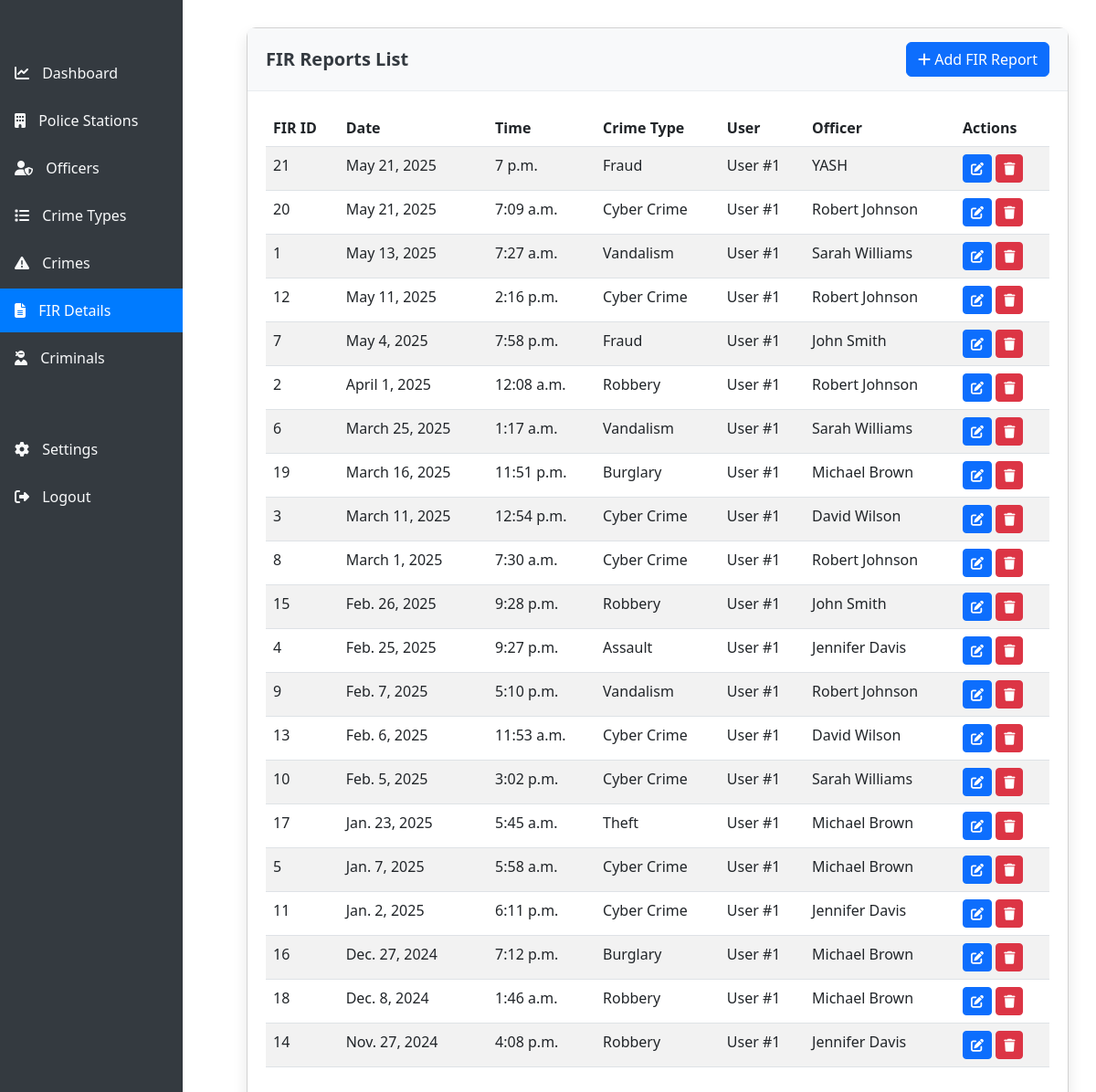
/fir-details/ (signed in), run on the app's committed database.
### crime_management/models.py (models this page shows, shortened)
class FIRDetail(models.Model):
    fir_id = models.AutoField(primary_key=True)
    description = models.TextField(null=True, blank=True)
    date = models.DateField()
    time = models.TimeField(null=True, blank=True)
    crime = models.ForeignKey(Crime, on_delete=models.CASCADE)
    user = models.ForeignKey(User, on_delete=models.CASCADE)
    officer = models.ForeignKey(Officer, on_delete=models.CASCADE)

class Crime(models.Model):
    crime_id = models.AutoField(primary_key=True)
    crime_type = models.ForeignKey(CrimeType, on_delete=models.CASCADE)

class CrimeType(models.Model):
    crime_type_id = models.AutoField(primary_key=True)
    crime_type_name = models.CharField(max_length=100)
    description = models.TextField(null=True, blank=True)

class User(models.Model):
    user_id = models.AutoField(primary_key=True)
    admin = models.ForeignKey(Admin, on_delete=models.CASCADE)
    username = models.CharField(max_length=100, null=True, blank=True)

class Officer(models.Model):
    officer_id = models.AutoField(primary_key=True)
    name = models.CharField(max_length=100)
    off_rank = models.CharField(max_length=50, null=True, blank=True)
    contact = models.CharField(max_length=20, null=True, blank=True)
    station = models.ForeignKey(PoliceStation, on_delete=models.CASCADE)

### crime_management/views.py (the view)
# urls.py: path('fir-details/', views.fir_details, name='fir_details'),
@login_required
def fir_details(request):
    all_fir_details = FIRDetail.objects.all().order_by('-date', '-time')
    return render(request, 'fir_details.html', {'firs': all_fir_details})

### crime_management/templates/fir_details.html (shortened to what this page needs)
{% extends 'base.html' %}
{% block content %}
<div class="card">
    <div class="card-header d-flex justify-content-between align-items-center">
        <h5>FIR Reports List</h5>
        <a href="{% url 'add_fir' %}" class="btn btn-primary">
            <i class="fas fa-plus"></i> Add FIR Report
        </a>
    </div>
    <div class="card-body">
        <div class="table-responsive">
            <table class="table table-striped data-table">
                <thead>
                    <tr>
                        <th>FIR ID</th>
                        <th>Date</th>
                        <th>Time</th>
                        <th>Crime Type</th>
                        <th>User</th>
                        <th>Officer</th>
                        <th>Actions</th>
                    </tr>
                </thead>
                <tbody>
                    {% for fir in firs %}
                    <tr>
                        <td>{{ fir.fir_id }}</td>
                        <td>{{ fir.date }}</td>
                        <td>{{ fir.time|default:"-" }}</td>
                        <td>{{ fir.crime.crime_type.crime_type_name }}</td>
                        <td>User #{{ fir.user.user_id }}</td>
                        <td>{{ fir.officer.name }}</td>
                        <td>
                            <div class="action-buttons">
                                <a href="{% url 'edit_fir' fir.fir_id %}" class="btn btn-sm btn-primary" data-bs-toggle="tooltip" title="Edit">
                                    <i class="fas fa-edit"></i>
                                </a>
                                <a href="{% url 'delete_fir' fir.fir_id %}" class="btn btn-sm btn-danger delete-btn" data-bs-toggle="tooltip" title="Delete">
                                    <i class="fas fa-trash"></i>
                                </a>
                            </div>
                        </td>
                    </tr>
                    {% empty %}
                    <tr>
                        <td colspan="7" class="text-center">No FIR reports found</td>
                    </tr>
                    {% endfor %}
                </tbody>
            </table>
        </div>
    </div>
</div>
{% endblock %}

### crime_management/templates/base.html (style rules this page uses)
.card { border-radius: 10px; box-shadow: 0 0.5rem 1rem rgba(0, 0, 0, 0.1); margin-bottom: 30px; }
.card-header { background-color: #f8f9fa; border-bottom: 1px solid #e9ecef; padding: 15px 20px; border-radius: 10px 10px 0 0; }
.card-header h5 { margin-bottom: 0; color: #343a40; font-weight: 600; }
.card-body { padding: 20px; }

### data on the page
FIRDetail: fir_id "21", date "May 21, 2025", time "7 p.m.", crime.crime_type.crime_type_name "Fraud", user.user_id "1", officer.name "YASH"
FIRDetail: fir_id "20", date "May 21, 2025", time "7:09 a.m.", crime.crime_type.crime_type_name "Cyber Crime", user.user_id "1", officer.name "Robert Johnson"
FIRDetail: fir_id "1", date "May 13, 2025", time "7:27 a.m.", crime.crime_type.crime_type_name "Vandalism", user.user_id "1", officer.name "Sarah Williams"
FIRDetail: fir_id "12", date "May 11, 2025", time "2:16 p.m.", crime.crime_type.crime_type_name "Cyber Crime", user.user_id "1", officer.name "Robert Johnson"
FIRDetail: fir_id "7", date "May 4, 2025", time "7:58 p.m.", crime.crime_type.crime_type_name "Fraud", user.user_id "1", officer.name "John Smith"
FIRDetail: fir_id "2", date "April 1, 2025", time "12:08 a.m.", crime.crime_type.crime_type_name "Robbery", user.user_id "1", officer.name "Robert Johnson"
FIRDetail: fir_id "6", date "March 25, 2025", time "1:17 a.m.", crime.crime_type.crime_type_name "Vandalism", user.user_id "1", officer.name "Sarah Williams"
FIRDetail: fir_id "19", date "March 16, 2025", time "11:51 p.m.", crime.crime_type.crime_type_name "Burglary", user.user_id "1", officer.name "Michael Brown"
FIRDetail: fir_id "3", date "March 11, 2025", time "12:54 p.m.", crime.crime_type.crime_type_name "Cyber Crime", user.user_id "1", officer.name "David Wilson"
FIRDetail: fir_id "8", date "March 1, 2025", time "7:30 a.m.", crime.crime_type.crime_type_name "Cyber Crime", user.user_id "1", officer.name "Robert Johnson"
FIRDetail: fir_id "15", date "Feb. 26, 2025", time "9:28 p.m.", crime.crime_type.crime_type_name "Robbery", user.user_id "1", officer.name "John Smith"
FIRDetail: fir_id "4", date "Feb. 25, 2025", time "9:27 p.m.", crime.crime_type.crime_type_name "Assault", user.user_id "1", officer.name "Jennifer Davis"
FIRDetail: fir_id "9", date "Feb. 7, 2025", time "5:10 p.m.", crime.crime_type.crime_type_name "Vandalism", user.user_id "1", officer.name "Robert Johnson"
FIRDetail: fir_id "13", date "Feb. 6, 2025", time "11:53 a.m.", crime.crime_type.crime_type_name "Cyber Crime", user.user_id "1", officer.name "David Wilson"
FIRDetail: fir_id "10", date "Feb. 5, 2025", time "3:02 p.m.", crime.crime_type.crime_type_name "Cyber Crime", user.user_id "1", officer.name "Sarah Williams"
FIRDetail: fir_id "17", date "Jan. 23, 2025", time "5:45 a.m.", crime.crime_type.crime_type_name "Theft", user.user_id "1", officer.name "Michael Brown"
FIRDetail: fir_id "5", date "Jan. 7, 2025", time "5:58 a.m.", crime.crime_type.crime_type_name "Cyber Crime", user.user_id "1", officer.name "Michael Brown"
FIRDetail: fir_id "11", date "Jan. 2, 2025", time "6:11 p.m.", crime.crime_type.crime_type_name "Cyber Crime", user.user_id "1", officer.name "Jennifer Davis"
FIRDetail: fir_id "16", date "Dec. 27, 2024", time "7:12 p.m.", crime.crime_type.crime_type_name "Burglary", user.user_id "1", officer.name "Michael Brown"
FIRDetail: fir_id "18", date "Dec. 8, 2024", time "1:46 a.m.", crime.crime_type.crime_type_name "Robbery", user.user_id "1", officer.name "Michael Brown"
FIRDetail: fir_id "14", date "Nov. 27, 2024", time "4:08 p.m.", crime.crime_type.crime_type_name "Robbery", user.user_id "1", officer.name "Jennifer Davis"
